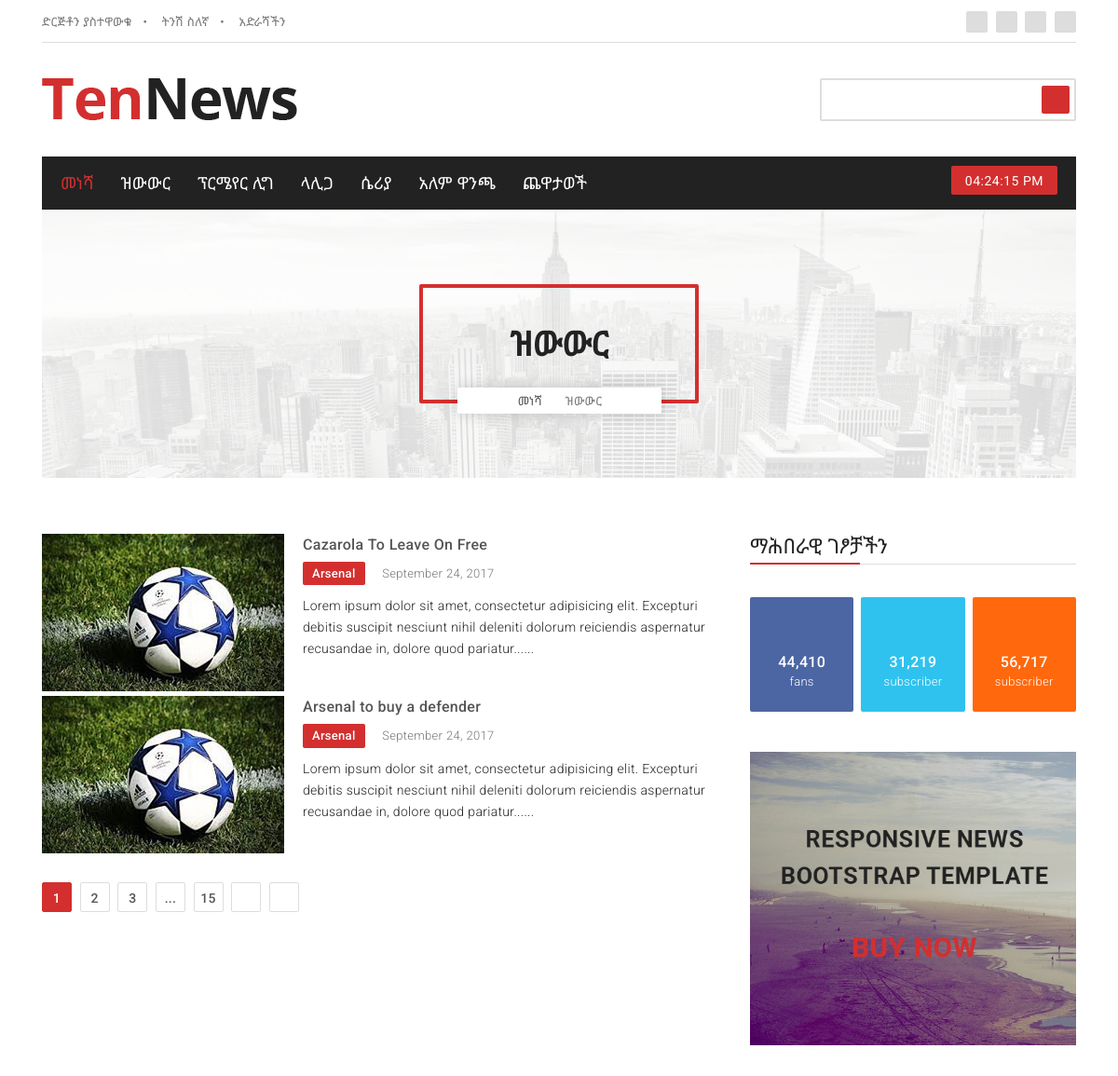
The page /news/transfers/ (upper part) on the database as committed earlier.
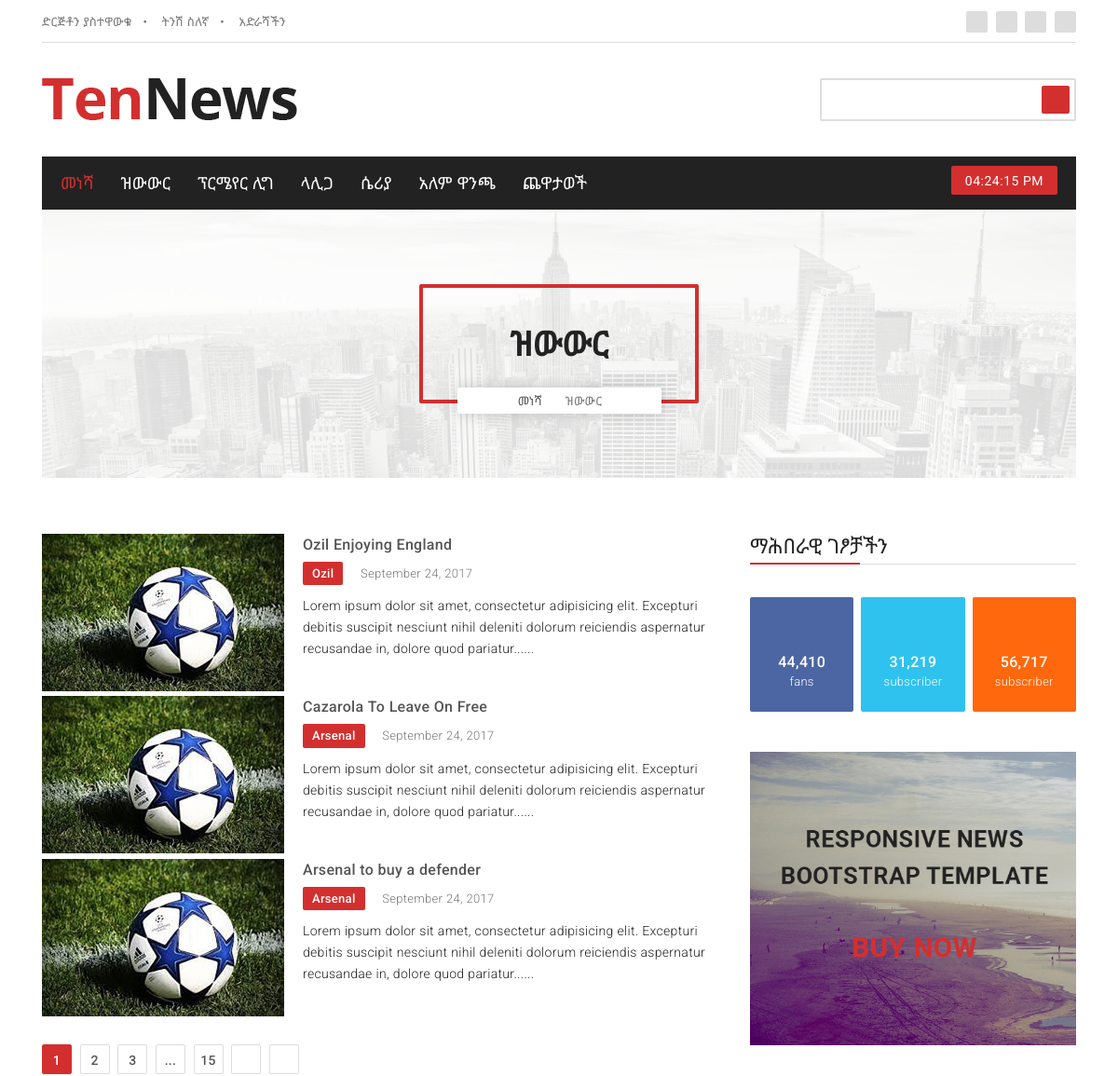
The same page on the database as committed later.
### news/models.py (models this page shows, shortened)
class Base(models.Model):
    created_at = models.DateTimeField(
        'Created date',
        null=True, blank=True,
        auto_now_add=True,
        help_text='Record created date',
    )
    updated_at = models.DateTimeField(
        'Modified date',
        null=True, blank=True,
        auto_now=True,
        help_text='Record last updated date',
    )
    class Meta:
        abstract = True

class Post(Base):
    STATUS_OPTIONS = (
        (0, 'Draft'),
        (1, 'Published'),
    )
    catagory = models.ForeignKey(
        Catagory,
        related_name='posts',
        on_delete=models.SET(handle_deleted_catagory)
    )
    author = models.ForeignKey(
        settings.AUTH_USER_MODEL,
        related_name='posts',
        null=True, blank=True,
        on_delete=models.SET_NULL,
    )
    tags = models.ManyToManyField(Tag, blank=True, related_name='posts')
    title = models.CharField(max_length=120)
    translation = models.CharField(max_length=60)
    slug = models.SlugField()
    thumbnail = models.ImageField(upload_to='posts/', null=True, blank=True)
    picture1 = models.ImageField(upload_to='posts/', null=True, blank=True)
    body = models.TextField(blank=True)
    status = models.PositiveSmallIntegerField(
        choices=STATUS_OPTIONS,
        default=0,
    )
    published_at = models.DateTimeField(null=True, blank=True)
    featured = models.BooleanField(default=False)
    breaking = models.BooleanField(default=False)
    read_count = models.PositiveIntegerField(default=1)
    objects = PostManager()
    class Meta:
        ordering = ['-updated_at', '-status', ]
        get_latest_by = ['-published_at', ]

class Catagory(Base):
    title = models.CharField(max_length=120)
    translation = models.CharField(max_length=60)
    slug = models.SlugField()
    class Meta:
        verbose_name = 'News Catagory'
        verbose_name_plural = 'News Catagories'
        ordering = ['title', '-updated_at', ]

### news/views.py (the view)
# urls.py: path('transfers/', views.TransferView.as_view(), name='transfers'),
class TransferView(TemplateView):
    template_name = 'news/transfer.html'
    def get_context_data(self, *args, **kwargs):
        context = super().get_context_data(*args, **kwargs)
        transfer_tag = models.Tag.objects.get(slug='transfer')
        context['post_list'] = transfer_tag.posts.filter(status=1)
        return context

### news/templates/news/transfer.html
{% extends 'base.html' %}
{% load static %}
{% block heading %}
<section class="p-heading text-center">
    <div class="container">
        <div class="page-bg">
            <div class="row">
                <div class="col-md-12">
                    <div class="p-content">
                        <h4>ዝውውር</h4>
                        <ul class="list-unstyled list-inline">
                            <li class="list-inline-item"><a href="{% url 'news:index' %}">መነሻ</a></li>
                            <li class="list-inline-item"><i class="fa fa-long-arrow-right" aria-hidden="true"></i>ዝውውር</li>
                        </ul>
                    </div>
                </div>
            </div>
        </div>
    </div>
</section>
{% endblock heading %}
{% block content %}
<section class="catagory">
    <div class="container">
        <div class="row">
            <div class="col-lg-8 col-md-12">
                {% for post in post_list %}
                <div class="catagory-content">
                    <div class="cat-img">
                        <a href="#">
                            {% if post.thumbnail %}
                            <img src="{{ post.thumbail.url }}" alt="{{ post.title }}" class="img-fluid">
                            {% else %}
                            <img src="{% static 'assets/images/soccer-default.jpg' %}" alt="{{ post.title }}" class="img-fluid">
                            {% endif %}
                        </a>
                    </div>
                    <div class="img-content">
                        <h6><a href="#">{{ post.title }}</a></h6>
                        <ul class="list-unstyled list-inline">
                            <li class="list-inline-item">{{ post.catagory.title }}</li>
                            <li class="list-inline-item">September 24, 2017</li>
                        </ul>
                        <p>Lorem ipsum dolor sit amet, consectetur adipisicing elit. Excepturi debitis suscipit nesciunt nihil deleniti dolorum reiciendis aspernatur recusandae in, dolore quod pariatur......</p>
                    </div>
                </div>
                {% endfor %}
                <div class="pagi">
                    <ul class="list-unstyled list-inline">
                        <li class="list-inline-item active"><a href="catagory-one.html">1</a></li>
                        <li class="list-inline-item"><a href="catagory-one.html">2</a></li>
                        <li class="list-inline-item"><a href="catagory-one.html">3</a></li>
                        <li class="list-inline-item"><a href="catagory-one.html">...</a></li>
                        <li class="list-inline-item"><a href="catagory-one.html">15</a></li>
                        <li class="list-inline-item"><a href="catagory-one.html"><i class="fa fa-angle-right"></i></a></li>
                        <li class="list-inline-item"><a href="catagory-one.html"><i class="fa fa-angle-double-right"></i></a></li>
                    </ul>
                </div>
            </div>
            <div class="col-lg-4 col-md-12">
                {% include 'partials/sidebar.html' %}
            </div>
        </div>
    </div>
</section>
{% endblock content %}

### news/templates/base.html (shortened to what this page needs)
{% load static %}<!doctype html>
<html class="no-js">
    <head>
    {% block head %}
        {% block vendor_css %}
        <link rel="stylesheet" href="{% static 'assets/css/assets/bootstrap.min.css' %}">
        <link rel="stylesheet" href="{% static 'assets/css/assets/font-awesome.min.css' %}">
        <link rel="stylesheet" href="{% static 'assets/css/assets/animate.css' %}">
        <link rel="stylesheet" href="{% static 'assets/css/assets/meanmenu.min.css' %}">
        <link rel="stylesheet" href="{% static 'assets/css/assets/owl.carousel.min.css' %}">
        <link rel="stylesheet" href="{% static 'assets/css/assets/magnific-popup.css' %}">
        {% endblock vendor_css %}
        {% block custom_css %}
        <link rel="stylesheet" href="{% static 'assets/css/assets/normalize.css' %}">
        <link rel="stylesheet" href="{% static 'assets/css/style.css' %}">
        <link rel="stylesheet" href="{% static 'assets/css/assets/responsive.css' %}">
        <link rel="stylesheet" href="{% static 'assets/css/main.css' %}">
        {% endblock custom_css %}
    {% endblock head %}
    </head>
    <body>
        {% block top_bar %}
        <section class="top-bar">
        	<div class="container">
                <div class="bar-content">
            		<div class="row">
                        <div class="col-md-8">
                            <div class="bar-left">
                                <ul class="list-unstyled list-inline">
                                    <li class="list-inline-item"><a href="#">ድርጅቶን ያስተዋውቁ</a></li>
                                    <li class="list-inline-item"><a href="#">ትንሽ ስለኛ</a></li>
                                    <li class="list-inline-item"><a href="#">አድራሻችን</a></li>
                                </ul>
                            </div>
                        </div>
        				<div class="col-md-4">
                            <div class="bar-social text-right">
                                <ul class="list-unstyled list-inline">
                                    <li class="list-inline-item"><a href="#"><i class="fa fa-facebook"></i></a></li>
                                    <li class="list-inline-item"><a href="#"><i class="fa fa-twitter"></i></a></li>
                                    <li class="list-inline-item"><a href="#"><i class="fa fa-youtube"></i></a></li>
                                    <li class="list-inline-item"><a href="#"><i class="fa fa-skype"></i></a></li>
                                </ul>
                            </div>
        				</div>
            		</div>
                </div>
        	</div>
        </section>
        {% endblock top_bar %}
        {% block logo_area %}
        <section class="logo-area">
            <div class="container">
                <div class="row">
                    <div class="col-md-6">
                        <div class="logo">
                            <a href="{% url 'news:index' %}"><img src="{% static 'assets/images/logo.png' %}" alt="" class="img-fluid"></a>
                        </div>
                    </div>
                    <div class="col-md-6">
                        <div class="searchbar text-right">
                            <form action="##">
                                <input placeholder="" type="text" required="">
                                <button type="submit"><i class="fa fa-search"></i></button>
                            </form>
                        </div>
                    </div>
                </div>
            </div>
        </section>
        {% endblock logo_area %}
        {% block desktop_menu %}
        <section class="menu-area">
            <div class="container">
                <div class="menu-content">
                    <div class="row">
                        <div class="col-lg-10 col-md-12">
                            <ul class="list-unstyled list-inline">
                                <li class="list-inline-item active"><a href="{% url 'news:index' %}">መነሻ</a></li>
                                <li class="list-inline-item"><a href="{% url 'news:post-list' 'transfer' %}">ዝውውር</a></li>
                                <li class="list-inline-item"><a href="{% url 'news:post-list' 'epl' %}">ፕርሜየር ሊግ</a></li>
                                <li class="list-inline-item"><a href="{% url 'news:post-list' 'la-liga' %}">ላሊጋ</a></li>
                                <li class="list-inline-item"><a href="{% url 'news:post-list' 'seria-a' %}">ሴሪያ</a></li>
                                <li class="list-inline-item"><a href="#">አለም ዋንጫ</a></li>
                                <li class="list-inline-item"><a href="#">ጨዋታወች</a></li>
                            </ul>
                        </div>
                        <div class="col-lg-2 col-md-12">
                            <div class="clock text-right">
                                <span id="dg-clock"></span>
                            </div>
                        </div>
                    </div>
                </div>
            </div>
        </section>
        {% endblock desktop_menu %}
        {% block heading %}
        {% endblock heading %}
        {% block content %}
        {% endblock content %}
    </body>
</html>

### news/templates/partials/sidebar.html (shortened to what this page needs)
<div class="follow-widget">
    <h4>ማሕበራዊ ገፆቻችን</h4>
    <ul class="list-unstyled clearfix">
        <li>
            <a href="catagory-one.html">
                <i class="fa fa-facebook"></i>
                <p><span>44,410</span>fans</p>
            </a>
        </li>
        <li>
            <a href="catagory-one.html">
                <i class="fa fa-twitter"></i>
                <p><span>31,219</span>subscriber</p>
            </a>
        </li>
        <li>
            <a href="catagory-one.html">
                <i class="fa fa-youtube"></i>
                <p><span>56,717</span>subscriber</p>
            </a>
        </li>
    </ul>
</div>
<div class="add-widget">
    <a href="catagory-one.html"><img src="images/add-1.png" alt="" class="img-fluid"></a>
</div>

Rows that differ between the two databases and show on the page:
now on this page (row edited): Post: title "Ozil Enjoying England", catagory "Ozil"
